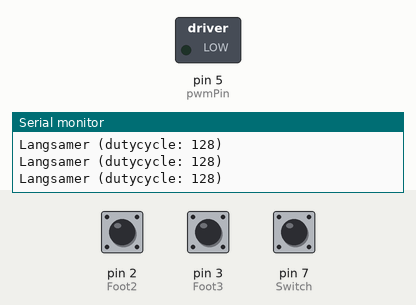
Recording of a sketch running on a simulated Arduino Uno, built with avr-gcc and run on an emulated ATmega328P. On the bench: switched loads named in the sketch (green lamp = pin HIGH), the last lines printed to the serial monitor. The inputs (shaded band) are chosen by the test bench; at power-on: pin 3 (Foot3) HIGH, pin 2 (Foot2) HIGH, pin 7 (Switch) HIGH.

Above: at 6.4 s.
6.5 s: pin 3 (Foot3) pulled LOW for 1 s
9.5 s: pin 2 (Foot2) pulled LOW for 0.15 s
12.5 s: pin 7 (Switch) pulled LOW for 0.15 s
At 13.81 s:
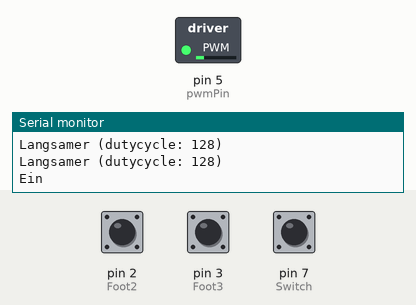
15.6 s: pin 7 (Switch) pulled LOW for 3.2 s
At 18.23 s:
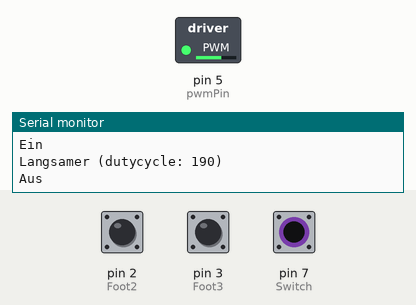
20.3 s: pin 2 (Foot2) pulled LOW for 1 s
At 23.0 s:
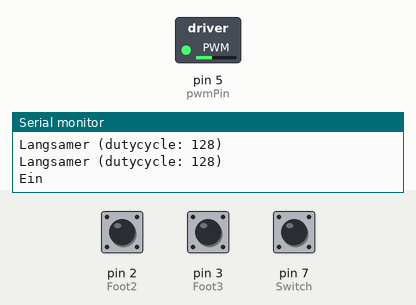
Timing chart, 0 to 25.3 s (numbered marks = the images above; inputs shaded):
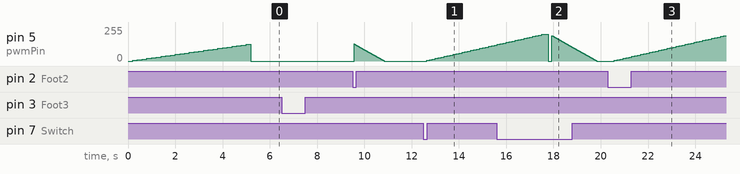

The sketch:

PWM1.ino
```cpp
// PWM1 fuer Leslie Speaker

const int pwmPin = 5; // Define the PWM pin
const int startupTime = 5000;   // Zeit für das Hochfahren in Millisekunden
const int Foot1 = 5; // Fußschalter Taster 1
const int Foot2 = 2; // Fußschalter Taster 2
const int Foot3 = 3; // Fußschalter Taster 3
const int Switch = 7; // Schalter um den Motor ein und aus zu stellen
volatile bool motoron;  // Boolean variable um Status des Motors festzustellen
volatile int duty = 128;  // Standard DutyCycle (50%)

void setup() {
  Serial.begin(9600); // Serielle Kommunikation starten um Tasterabfragen zu überprüfen
  pinMode(pwmPin, OUTPUT); // PWM Pin als Output

  pinMode(Foot1, INPUT_PULLUP); // Pins für den Fußschalter auf Input inklusive Pullup Widerstand
  pinMode(Foot2, INPUT_PULLUP);
  pinMode(Foot3, INPUT_PULLUP);
  pinMode(Switch, INPUT_PULLUP);

  TCCR1B = TCCR1B & B11111000 | B00000001; // Register für schnellere Schaltgeschwindigkeiten.

  startupMotor(duty); // Motor auf Standard DutyCycle (DC) hochfahren
  motoron = true;     // Motor als an definieren
}

void loop() {

// Wenn Taster 1 gedrückt wurde, DC um 10 verkleinern außer der DC ist schon bei 50% + Ausgabe an den Serial Monitor
  if (digitalRead(Foot1) == LOW){ // Tasterabfrage
    duty = duty - 10; // DC verkleinern
    if (duty <= 128) {duty = 128;}; // Mindest DC: 50%
    // Ausgabe am Serial Monitor:
    Serial.print("Langsamer (dutycycle: ");
    Serial.print(duty);
    Serial.println(")");
     delay(150); // Tasterprellen vermeiden
     }

// Wenn Taster am Gehäuse oder am Fußschalter in der Mitte gedrückt: Motor an bzw. Ausschalten
    if (digitalRead(Foot2) == LOW || digitalRead(Switch) == LOW){ // Tasterabfrage
        if(motoron){  // Motor ausschalten + Ausgabe Serial Monitor
               motoron = false;
               Serial.println("Aus");
               stopMotor();
               delay(150);
        }else{  // Motor einschalten wenn er aus war
               motoron = true;
               Serial.println("Ein");
               startupMotor(200);
               delay(150);
      }
     }

// Wenn Taster 3 am Fußschalter gedrückt, DC um 10 erhöhen
  if (digitalRead(Foot3) == LOW){ // Tasterabfrage
   duty = duty + 10;  // DC erhöhen
     if(duty >= 255){duty = 255;} // Höchster DC: 255 = 100%

    // Ausgabe
    Serial.print("Schneller (dutycycle: ");
    Serial.print(duty);
    Serial.println(")");
     delay(150);
     }

    // PWM ausgeben
    analogWrite(pwmPin, duty);
}

void startupMotor(int targetDutyCycle) {
  int currentDutyCycle = 0;   // Aktueller Duty Cycle
  int increment = 5;   // Inkrement zur Erhöhung des Duty Cycles
  int incrementDelay = startupTime / (targetDutyCycle / increment);   // Verzögerung zwischen den Inkrementen

  // Hochfahren des Motors
  while (currentDutyCycle <= targetDutyCycle) {
    analogWrite(pwmPin, currentDutyCycle);   // Duty Cycle auf den Motor-Pin schreiben
    currentDutyCycle += increment;   // Duty Cycle erhöhen
    delay(incrementDelay);   // Verzögerung zwischen den Inkrementen
  }
  duty = targetDutyCycle; // derzeitiger DC umschreiben auf normalen DC
  analogWrite(pwmPin, duty);
  motoron = true;
}

void stopMotor(){
    // Motor allmählich stoppen
  for (int speed = duty; speed >= 0; speed--) {
    analogWrite(pwmPin, speed);  // Geschwindigkeit setzen
    delay(10);  // Kleine Verzögerung, um die Veränderung wahrnehmbar zu machen
    duty = speed;
  }
  motoron = false;
  }
```

Measured:
- after the input at 12.5 s, pin 5 (pwmPin): moves from 0/255 to 120/255 over 2.9 s, starting after 0.13 s
- after the input at 20.3 s, pin 5 (pwmPin): moves from 0/255 to 190/255 over 4.6 s, starting after 0.27 s
